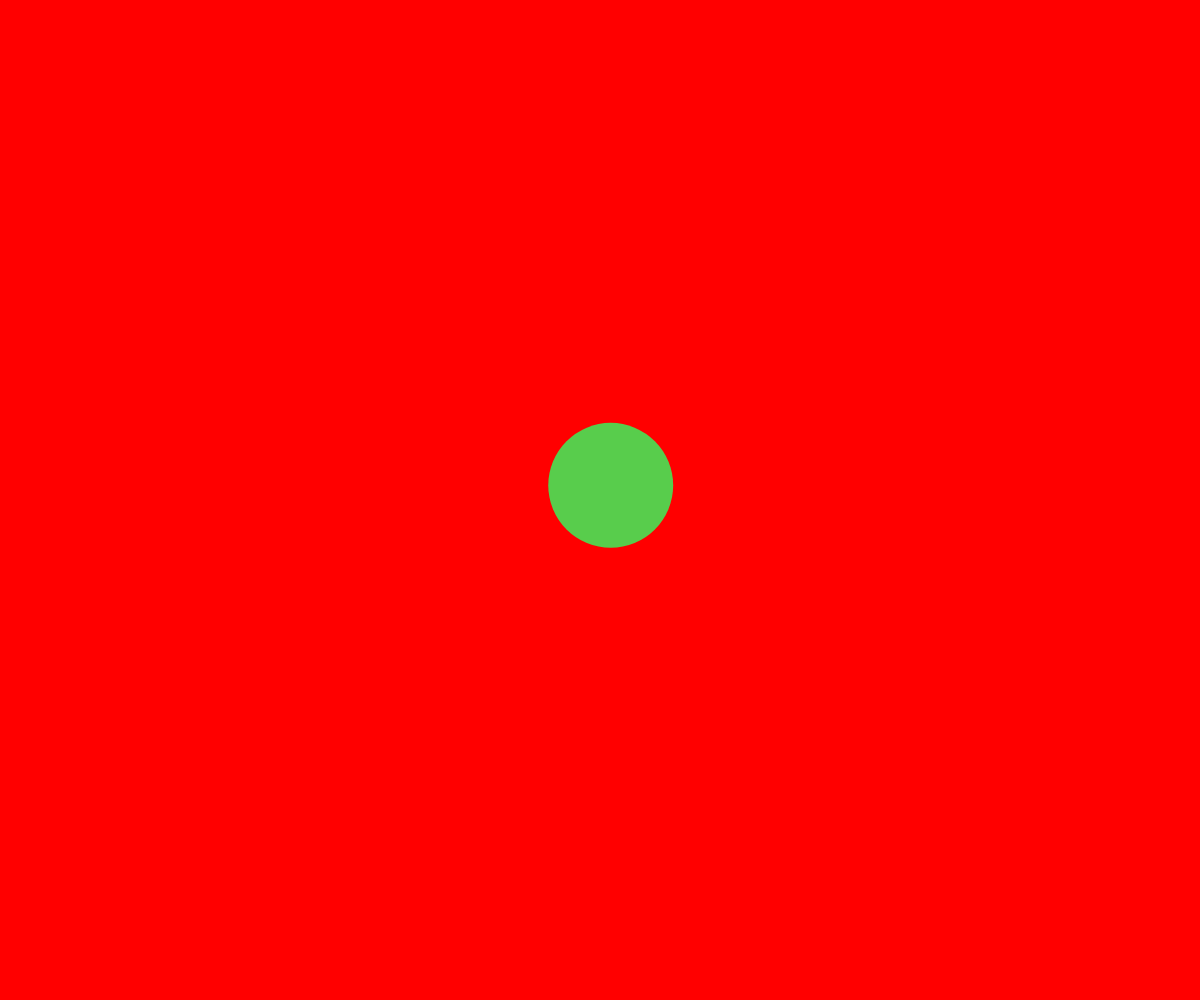
Frame 1 (no input)
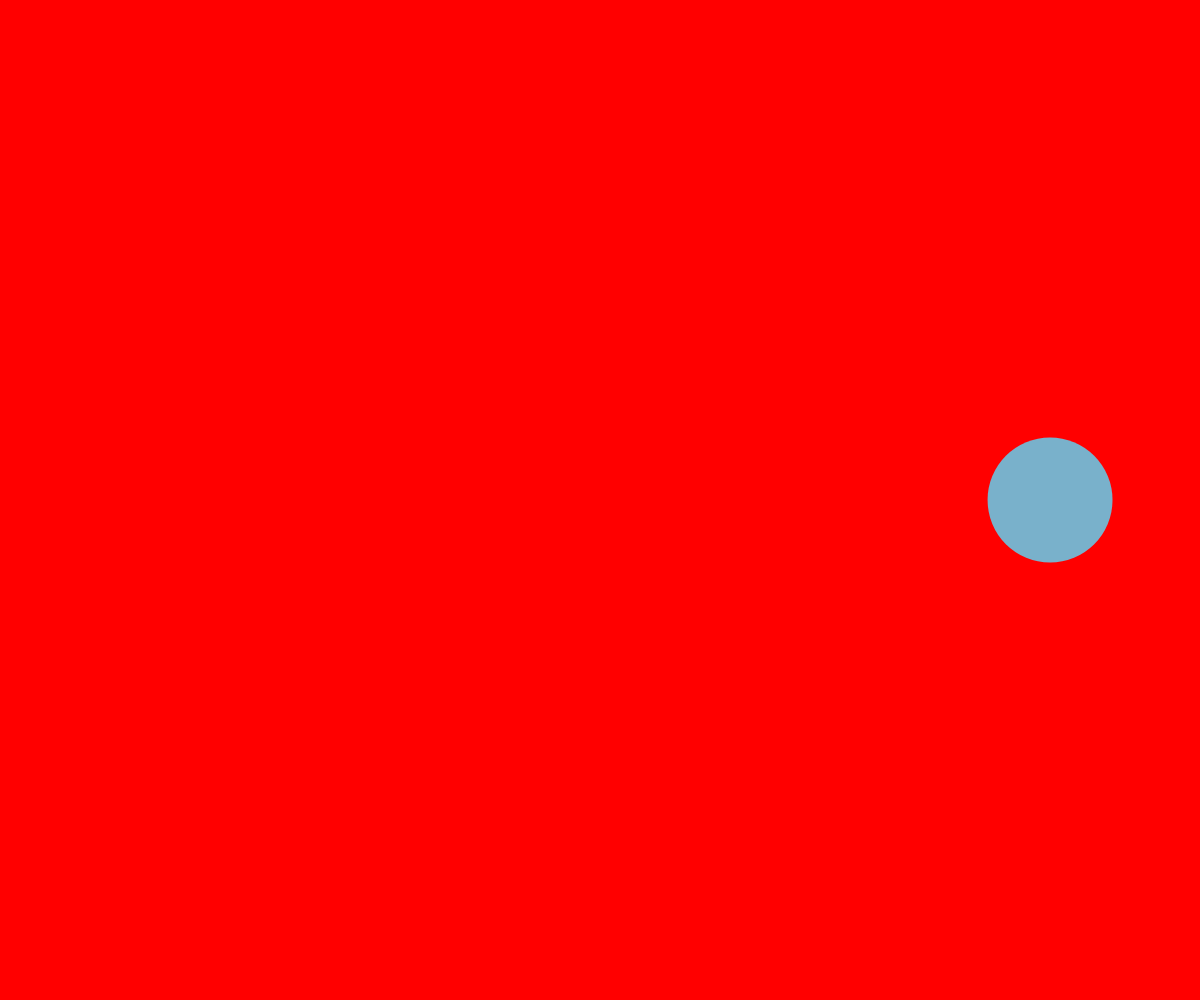
Frame 60 (no input)
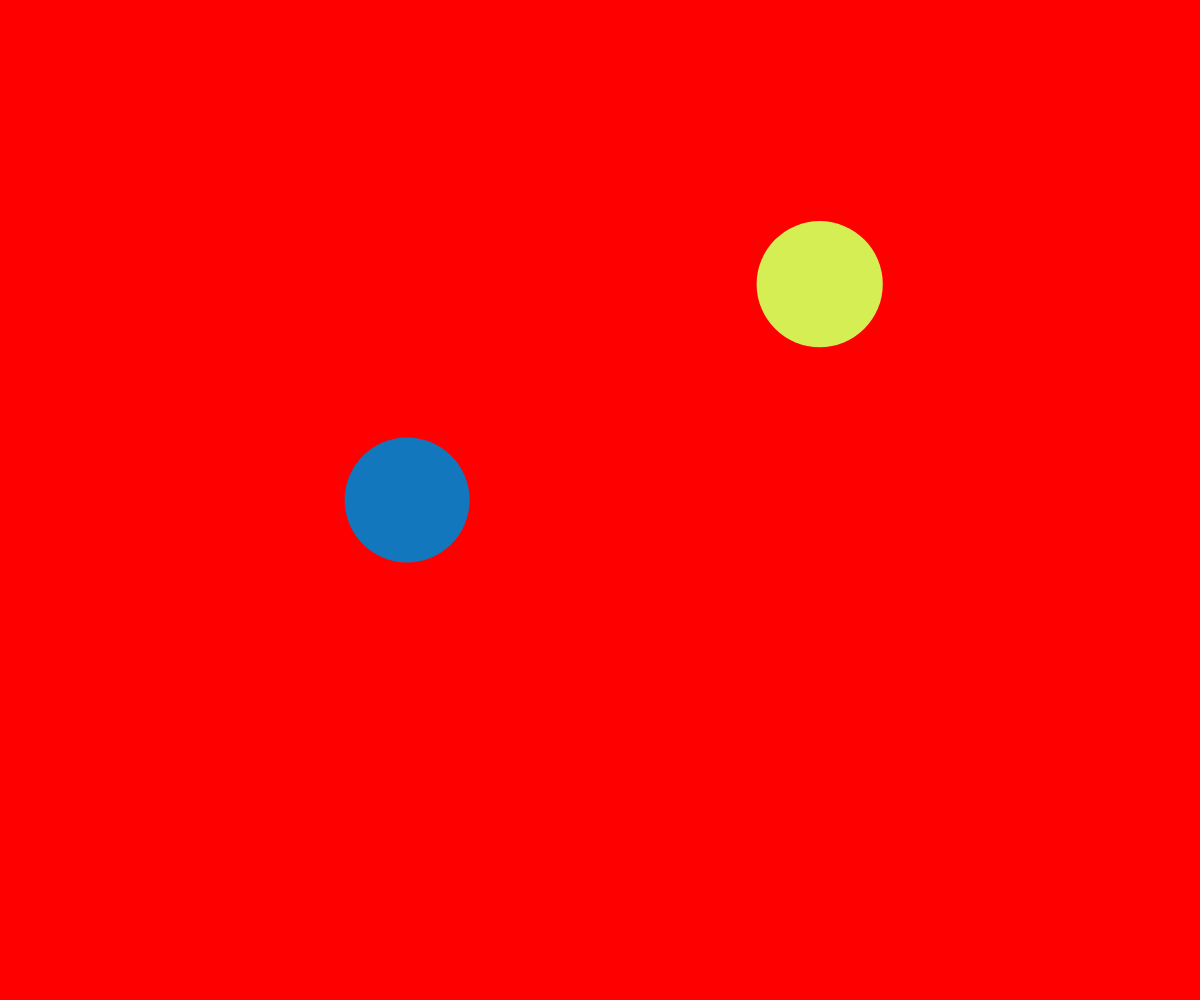
Frame 120 (the mouse pressed at the canvas centre since frame 60)

The p5.js sketch that drew these frames (run headless with seeded random() and noise() and a simulated clock; from frame 60 on, the mouse is pressed at the canvas centre):

// p5.js sketch
// ── sketch.js
let theBallArray = [];

function setup() {
  createCanvas(windowWidth, windowHeight);
  noStroke(); 
  spawnBall(width/2, height/2);
  // randomizeColor();
}

function draw() {
  background("red");
  moveCircle();
  bounceIfNeeded();
  showCircle();
  // console.log(y);
}

function spawnBall(_x, _y) {
  let newBall = {
    x: _x,
    y: _y,
    dx: random(-25, 25),
    dy: random(-25, 25),
    radius: random(25, 75),
    r: random(255),
    g: random(255),
    b: random(255),
  };
  theBallArray.push(newBall);
}

function mousePressed() {
  spawnBall(mouseX, mouseY);
}

function moveCircle() {
  for (let ball of theBallArray) {
    ball.x = ball.x + ball.dx;
    ball.y += ball.dy;
  }
}

function bounceIfNeeded() {
  for (let ball of theBallArray) {
    //should i bounce?
    if (ball.x < 0 + ball.radius || ball.x > width - ball.radius) {
      ball.dx = ball.dx * -1; 
      randomizeColor(ball);
    }
    if (ball.y < 0 + ball.radius || ball.y > height - ball.radius) {
      ball.dy = ball.dy * -1;
      randomizeColor(ball);
    }
  }
}

function randomizeColor(theBall) {
  theBall.r = random(255);
  theBall.g = random(255);
  theBall.b = random(255);
}

function showCircle() {
  for (let ball of theBallArray) {
    fill(ball.r, ball.g, ball.b);
    circle(ball.x, ball.y, ball.radius*2);
  }
}
